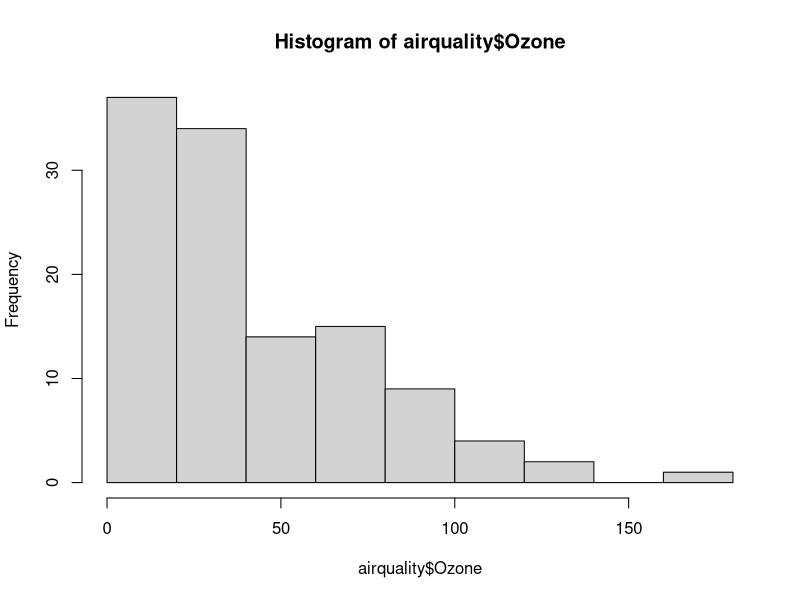
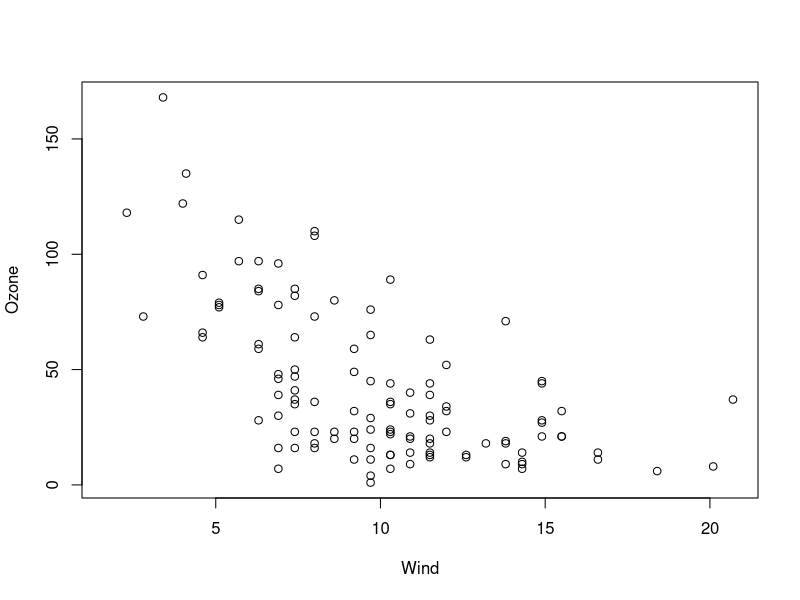
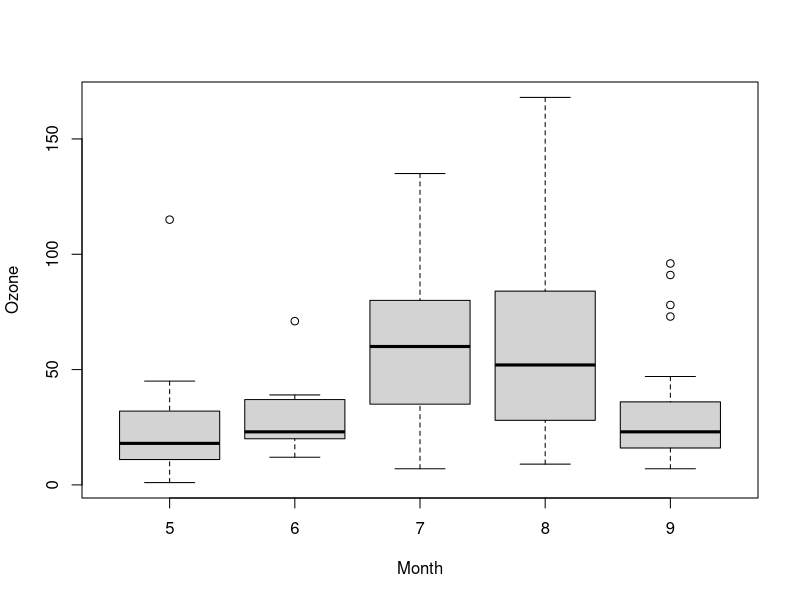
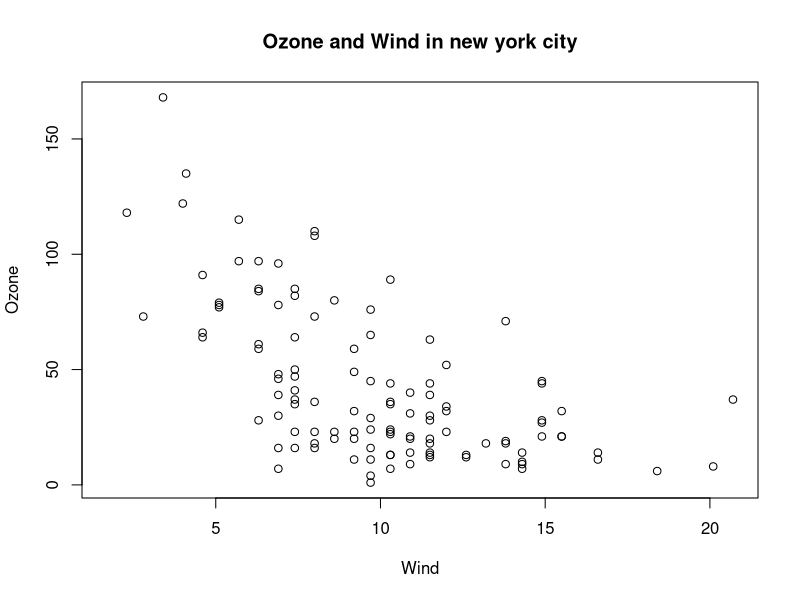
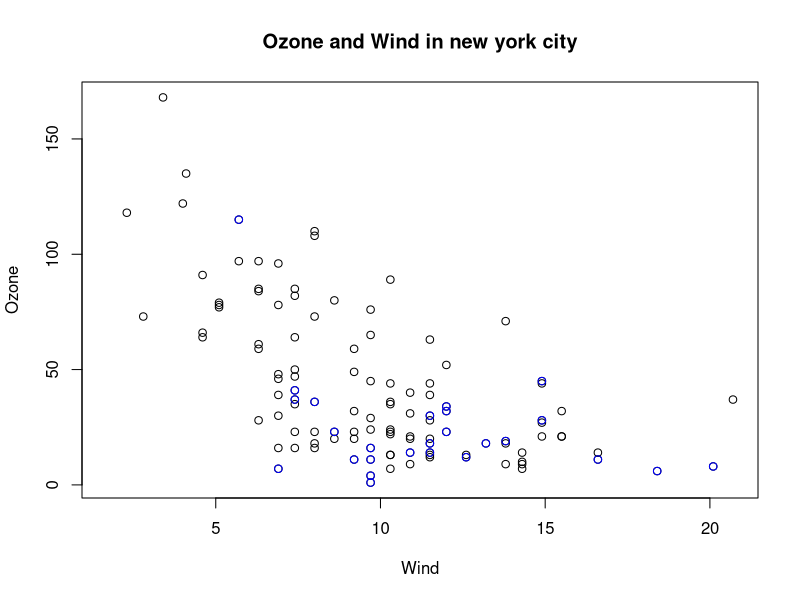
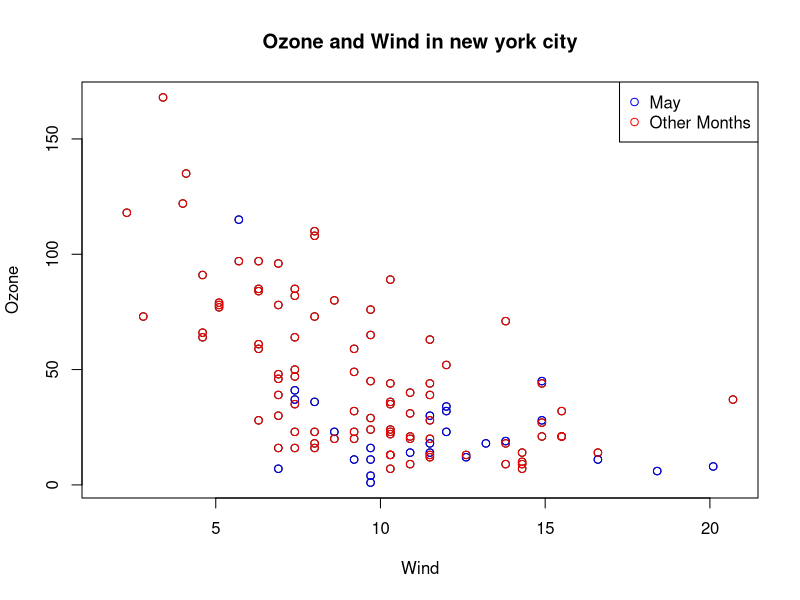
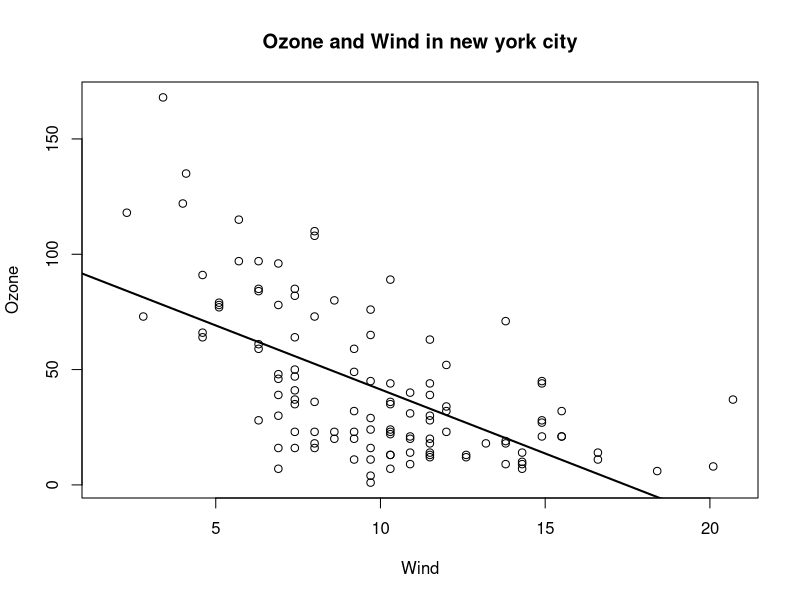
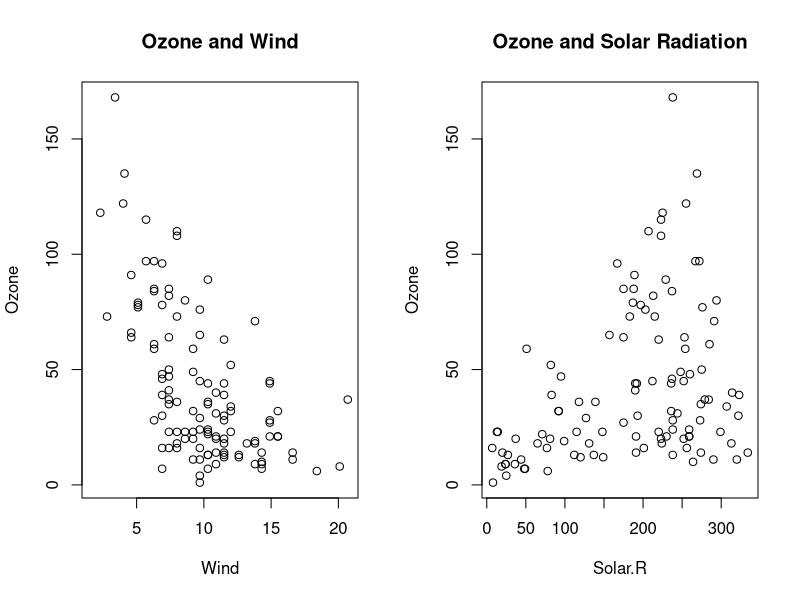

Recreate these plots in R, in order.
# week 13 basic plotting

library(datasets)
hist(airquality$Ozone)

library(datasets)
with(airquality, plot(Wind, Ozone))

library(datasets)
airquality = transform(airquality, Month = factor(Month))
boxplot(Ozone ~ Month, airquality, xlab = "Month", ylab = "Ozone")




# global basic plotting parametersß
par("lty")
par("col")
par("pch")
par("bg")
par("mar")
par("mfrow")


# plot with annotation
library(datasets)
with(airquality, plot(Wind, Ozone))
title(main = "Ozone and Wind in new york city")

library(datasets)
with(airquality, plot(Wind,Ozone, main = "Ozone and Wind in new york city"))
with(subset(airquality, Month == 5), points(Wind, Ozone, col="blue"))

with(airquality, plot(Wind,Ozone, main = "Ozone and Wind in new york city"), type = "n")
with(subset(airquality, Month == 5), points(Wind, Ozone, col = "blue"))
with(subset(airquality, Month != 5), points(Wind, Ozone, col = "red"))
legend("topright", pch = 1, col = c("blue", "red"), legend = c("May", "Other Months"))



# plot with regression line
with(airquality, plot(Wind,Ozone, main = "Ozone and Wind in new york city"), pch = 20)
model = lm(Ozone ~ Wind, airquality)
abline(model, lwd = 2)



# plot with multiple charts
par(mfrow = c(1, 2)) # set number of plot per row
with(airquality,{
        plot(Wind, Ozone, main = "Ozone and Wind")
        plot(Solar.R, Ozone, main = "Ozone and Solar Radiation")
})


par(mfrow = c(1, 3)) # set number of plot per row
with(airquality,{
        plot(Wind, Ozone, main = "Ozone and Wind")
        plot(Solar.R, Ozone, main = "Ozone and Solar Radiation")
        plot(Temp, Ozone, main = "Ozone and Temperature")
        mtext("Ozone and weather in new york city", outer = TRUE)
})



